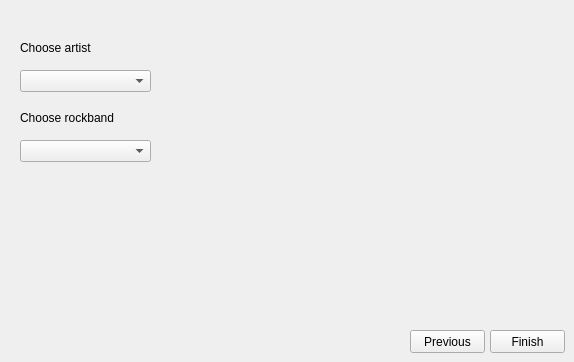
      <widget class="QWidget" name="addArtistToRockbandPage">
       <widget class="QLabel" name="label_41">
        <property name="geometry">
         <rect>
          <x>20</x>
          <y>40</y>
          <width>131</width>
          <height>16</height>
         </rect>
        </property>
        <property name="text">
         <string>Choose artist</string>
        </property>
       </widget>
       <widget class="QComboBox" name="chooseArtistComboBox">
        <property name="geometry">
         <rect>
          <x>20</x>
          <y>70</y>
          <width>131</width>
          <height>22</height>
         </rect>
        </property>
       </widget>
       <widget class="QComboBox" name="chooseRockbandComboBox_6">
        <property name="geometry">
         <rect>
          <x>20</x>
          <y>140</y>
          <width>131</width>
          <height>22</height>
         </rect>
        </property>
       </widget>
       <widget class="QLabel" name="label_42">
        <property name="geometry">
         <rect>
          <x>20</x>
          <y>110</y>
          <width>131</width>
          <height>16</height>
         </rect>
        </property>
        <property name="text">
         <string>Choose rockband</string>
        </property>
       </widget>
       <widget class="QPushButton" name="addArtistToRockbandFinishButton">
        <property name="geometry">
         <rect>
          <x>490</x>
          <y>330</y>
          <width>75</width>
          <height>23</height>
         </rect>
        </property>
        <property name="text">
         <string>Finish</string>
        </property>
       </widget>
       <widget class="QPushButton" name="addArtistToRockbandPreviousButton">
        <property name="geometry">
         <rect>
          <x>410</x>
          <y>330</y>
          <width>75</width>
          <height>23</height>
         </rect>
        </property>
        <property name="text">
         <string>Previous</string>
        </property>
       </widget>
      </widget>
